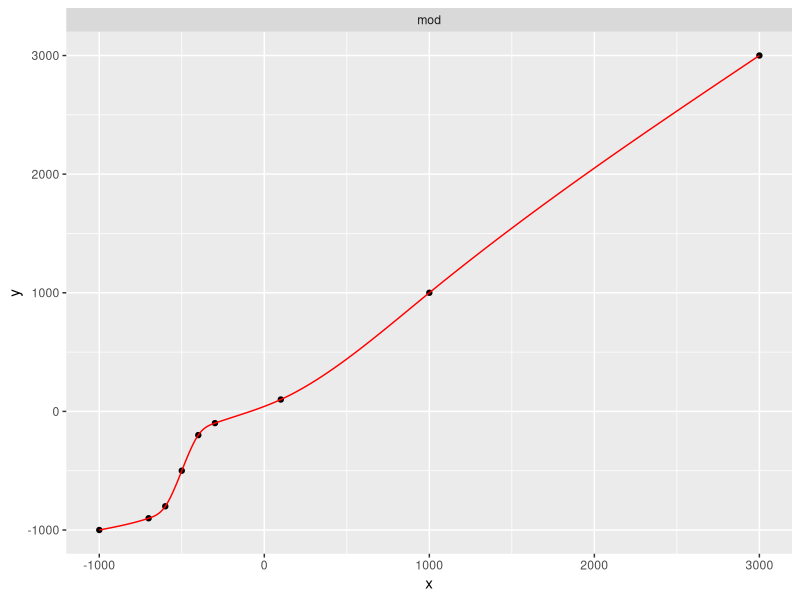

Here is the R script that generated this plot:
library(splines)
library(tidyverse)
library(modelr)

x = c(-1000, -701,-600,-500,-400,-299,100, 1000, 3000)                        
y = c(-1000,-901,-800,-500,-200,-99,100, 1000, 3000)

sim <- tibble(x, y)

mod <- lm(y ~ ns(x, 8), data = sim)

grid <- sim %>% 
  data_grid(x = seq_range(x, by = 1)) %>% 
  gather_predictions(mod, .pred = "y")

ggplot(sim, aes(x, y)) + 
  geom_point() +
  geom_line(data = grid, colour = "red") +
  facet_wrap(~ model)

write_csv(grid, "splineData.csv")